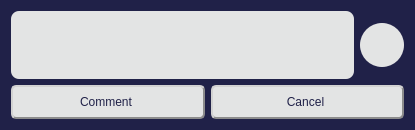
<?xml version="1.0" encoding="UTF-8"?>
<ui version="4.0">
 <class>CommentHandler</class>
 <widget class="QDialog" name="CommentHandler">
  <property name="geometry">
   <rect>
    <x>0</x>
    <y>0</y>
    <width>415</width>
    <height>128</height>
   </rect>
  </property>
  <property name="windowTitle">
   <string>Dialog</string>
  </property>
  <property name="styleSheet">
   <string notr="true">font: 11pt &quot;Work Sans&quot;; 
background-color: rgb(32, 33, 72);</string>
  </property>
  <layout class="QGridLayout" name="gridLayout">
   <item row="0" column="0">
    <widget class="QTextEdit" name="textEdit">
     <property name="styleSheet">
      <string notr="true">font: 11pt &quot;Work Sans&quot;; 
color: rgb(32, 33, 72);
border:2px;
border-radius : 8px;
background-color: rgb(227, 228, 228);
selection-background-color: rgb(136, 138, 133);</string>
     </property>
    </widget>
   </item>
   <item row="0" column="1">
    <widget class="QPushButton" name="deleteComment">
     <property name="styleSheet">
      <string notr="true">QPushButton{background-color:rgb(227, 228, 228);color: rgb(0, 0, 0);
image: url(:/Images/Resources/Delete.png);
height:34px; width:34px;border-radius:22px;padding:5px;selection-color: rgb(32, 33, 72); selection-background-color: rgb(136, 138, 133);border-style:outset;border-color: #8c8c8c;
} QPushButton:pressed {background-color: rgb(136, 138, 133);}
</string>
     </property>
     <property name="text">
      <string/>
     </property>
    </widget>
   </item>
   <item row="1" column="0" colspan="2">
    <layout class="QHBoxLayout" name="horizontalLayout">
     <item>
      <widget class="QPushButton" name="AddComment">
       <property name="styleSheet">
        <string notr="true">QPushButton{background-color:rgb(227, 228, 228);border:2px;color: rgb(32, 33, 72); height:20 pt; width: 113.5px; padding-top:1px; padding:5px;border-radius:4.8px; padding-left:1.3px; selection-color: rgb(32, 33, 72); selection-background-color: rgb(136, 138, 133);border-style:outset;border-color: #8c8c8c;
} QPushButton:checked{background-color: rgb(136, 138, 133);} QPushButton:pressed {background-color: rgb(136, 138, 133);}</string>
       </property>
       <property name="text">
        <string>Comment</string>
       </property>
      </widget>
     </item>
     <item>
      <widget class="QPushButton" name="Cancel">
       <property name="styleSheet">
        <string notr="true">QPushButton{background-color:rgb(227, 228, 228);border:2px;color: rgb(32, 33, 72); height:20 pt; width: 113.5px; padding-top:1px; padding:5px;border-radius:4.8px; padding-left:1.3px; selection-color: rgb(32, 33, 72); selection-background-color: rgb(136, 138, 133);border-style:outset;border-color: #8c8c8c;
} QPushButton:checked{background-color: rgb(136, 138, 133);} QPushButton:pressed {background-color: rgb(136, 138, 133);}</string>
       </property>
       <property name="text">
        <string>Cancel</string>
       </property>
      </widget>
     </item>
    </layout>
   </item>
  </layout>
 </widget>
 <resources/>
 <connections/>
</ui>
